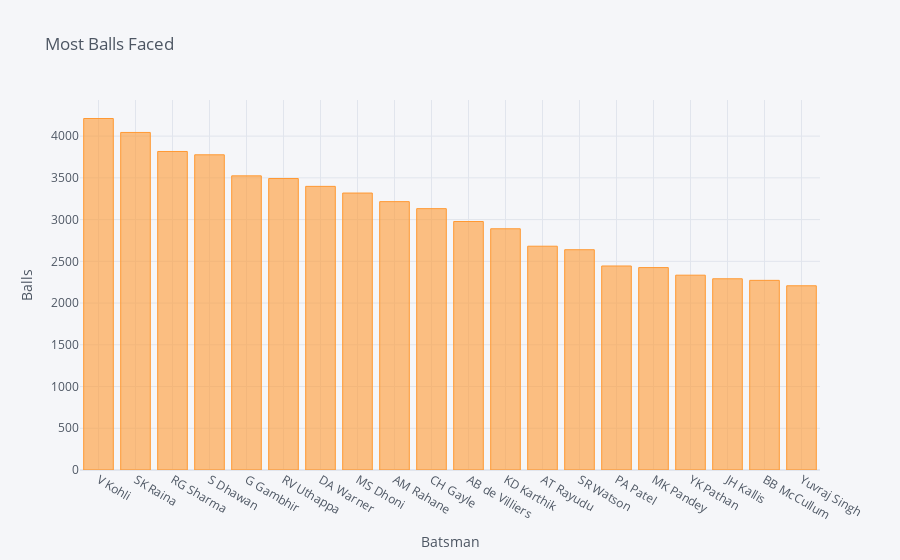

Notebook source saved alongside this figure:
### Code cell
deliveries["batsman"].value_counts().iloc[:20].iplot(kind="bar",xTitle="Batsman",yTitle="Balls",title="Most Balls Faced")

### Figure 1 — Plotly figure (JSON) as saved in the notebook; plotly's stock layout.template omitted (floating-point values rounded to 4 significant figures)
{"data": [{"marker": {"color": "rgba(255, 153, 51, 0.6)", "line": {"color": "rgba(255, 153, 51, 1.0)", "width": 1}}, "name": "batsman", "orientation": "v", "text": "", "x": ["V Kohli", "SK Raina", "RG Sharma", "S Dhawan", "G Gambhir", "RV Uthappa", "DA Warner", "MS Dhoni", "AM Rahane", "CH Gayle", "AB de Villiers", "KD Karthik", "AT Rayudu", "SR Watson", "PA Patel", "MK Pandey", "YK Pathan", "JH Kallis", "BB McCullum", "Yuvraj Singh"], "y": [4211, 4044, 3816, 3776, 3524, 3492, 3398, 3318, 3215, 3131, 2977, 2890, 2681, 2639, 2444, 2425, 2334, 2291, 2272, 2207], "type": "bar"}], "layout": {"legend": {"bgcolor": "#F5F6F9", "font": {"color": "#4D5663"}}, "paper_bgcolor": "#F5F6F9", "plot_bgcolor": "#F5F6F9", "title": {"font": {"color": "#4D5663"}, "text": "Most Balls Faced"}, "xaxis": {"gridcolor": "#E1E5ED", "showgrid": true, "tickfont": {"color": "#4D5663"}, "title": {"font": {"color": "#4D5663"}, "text": "Batsman"}, "zerolinecolor": "#E1E5ED"}, "yaxis": {"gridcolor": "#E1E5ED", "showgrid": true, "tickfont": {"color": "#4D5663"}, "title": {"font": {"color": "#4D5663"}, "text": "Balls"}, "zerolinecolor": "#E1E5ED"}}}
